Frame 1 (no input): blank canvas, image omitted
Frame 60 (no input): blank canvas, image omitted
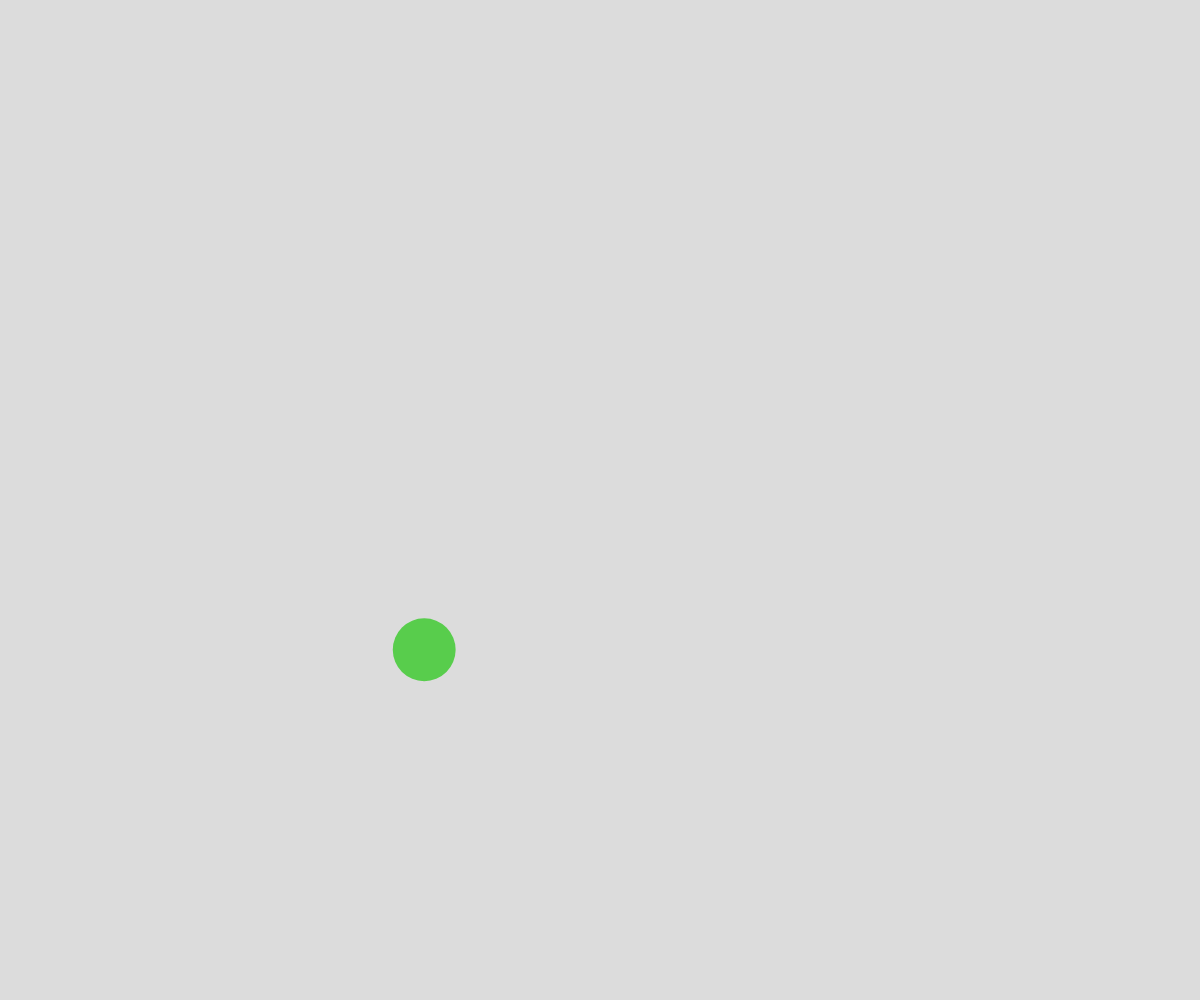
Frame 120 (the mouse pressed at the canvas centre since frame 60)

The p5.js sketch whose frames 1 and 60 were blank and that drew this single picture after the mouse press (run headless with seeded random() and noise() and a simulated clock; from frame 60 on, the mouse is pressed at the canvas centre):

// p5.js sketch
// ── sketch.js
// Project Title

let ballArray = [];

function setup() {
  createCanvas(windowWidth, windowHeight);
}

function draw() {
  background(220);
  for (let i=0; i<ballArray.length; i++) {
    for (let j=0; j<ballArray.length; j++) {
      if (i !== j) {
        ballArray[i].checkIfCollidingWith(ballArray[j]);
      }
    }
    ballArray[i].move();
    ballArray[i].display();
  }
}

function mousePressed() {
  let theBall = new Ball(mouseX, mouseY, random(10, 40));
  ballArray.push(theBall);
}

class Ball {
  constructor (x, y, radius) {
    this.x=x;
    this.y=y;
    this.radius=radius;
    this.dx = random(-5, 5);
    this.dy = random(-5, 5);
    this.someColor = color(random(255), random(255), random(255));

  }
  display() {
    noStroke();
    fill(this.someColor);
    ellipse(this.x, this.y, this.radius*2, this.radius*2);

  }
  move() {
    this.x += this.dx;
    this.y += this.dy;

    if (this.x - this.radius < 0 || this.x + this.radius > width) {
      this.dx *= -1;
    }
    if (this.y - this.radius < 0 || this.y + this.radius > height) {
      this.dy *= -1;
    }
  }
  checkIfCollidingWith(otherBall) {
    let sumOfRadii = this.radius + otherBall.radius;
    let distanceBetweenCenters = dist(this.x, this.y, otherBall.x, otherBall.y);

    if(sumOfRadii > distanceBetweenCenters) {
      this.someColor = "red";
      otherBall.someColor = "red";


      let tempDx = this.dx;
      let tempDy = this.dy;
      this.dx = otherBall.dx;
      this.dy = otherBall.dy;
      otherBall.dx = tempDx;
      otherBall.dy = tempDy;
    }
  }
}
